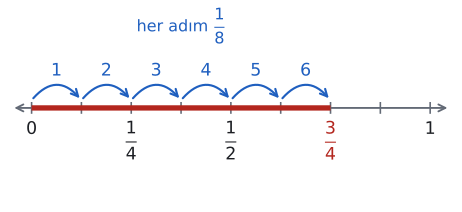

Here is the Python script that generated this plot:
import sys; sys.path.insert(0, "tools")
from cizim import *

# 3/4 : 1/8 = 6 — 3/4 uzunluğuna 1/8'lik kaç adım sığar?
fig, ax = sekil(6, 2.6)
ax.set_xlim(-0.06, 1.06); ax.set_ylim(-0.75, 0.75); ax.axis("off")
ax.annotate("", xy=(1.05, 0), xytext=(-0.05, 0), arrowprops=dict(arrowstyle="<->", color=SOLUK, lw=1.4))
for k in range(9):
    x = k / 8
    ax.plot([x, x], [-0.04, 0.04], color=SOLUK, lw=1.2)
etiket = {0: "0", 2: r"$\dfrac{1}{4}$", 4: r"$\dfrac{1}{2}$", 6: r"$\dfrac{3}{4}$", 8: "1"}
for k, t in etiket.items():
    ax.text(k / 8, -0.1, t, ha="center", va="top", fontsize=13, color=KIRMIZI if k == 6 else YAZI)
ax.plot([0, 0.75], [0, 0], color=KIRMIZI, lw=4, solid_capstyle="butt", zorder=3)
for k in range(6):
    a, b = k / 8, (k + 1) / 8
    ax.annotate("", xy=(b, 0.06), xytext=(a, 0.06),
                arrowprops=dict(arrowstyle="->", color=MAVI, lw=1.6, connectionstyle="arc3,rad=-0.6"))
    ax.text((a + b) / 2, 0.22, str(k + 1), ha="center", va="bottom", fontsize=13, color=MAVI)
ax.text(0.375, 0.5, r"her adım $\dfrac{1}{8}$", ha="center", va="bottom", fontsize=12, color=MAVI)
kaydet(fig, __file__)
